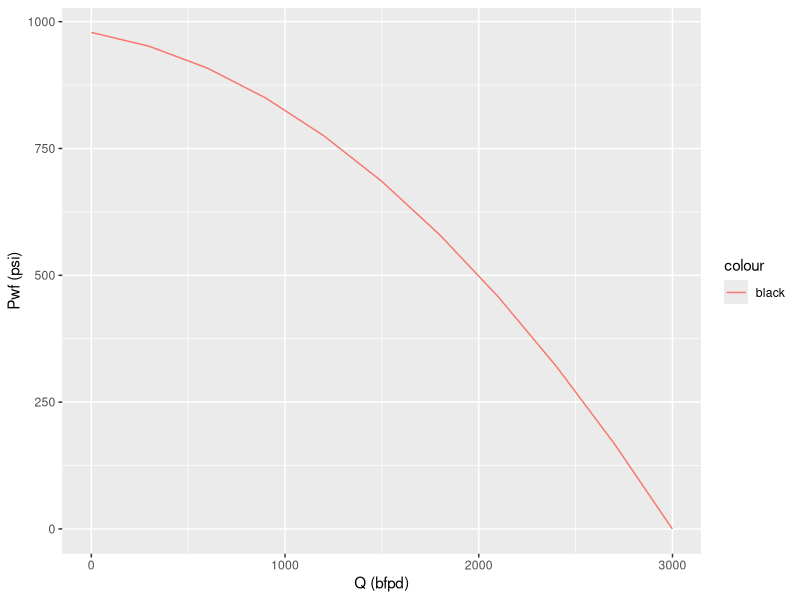
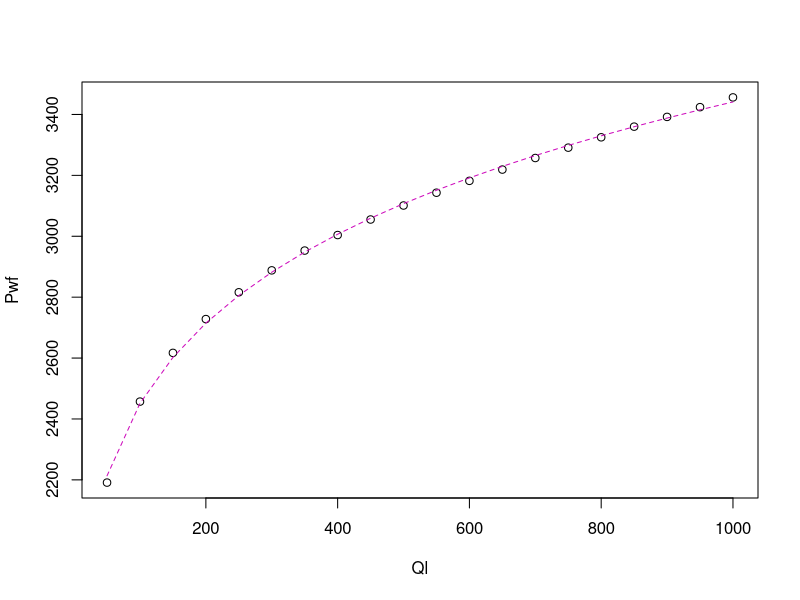
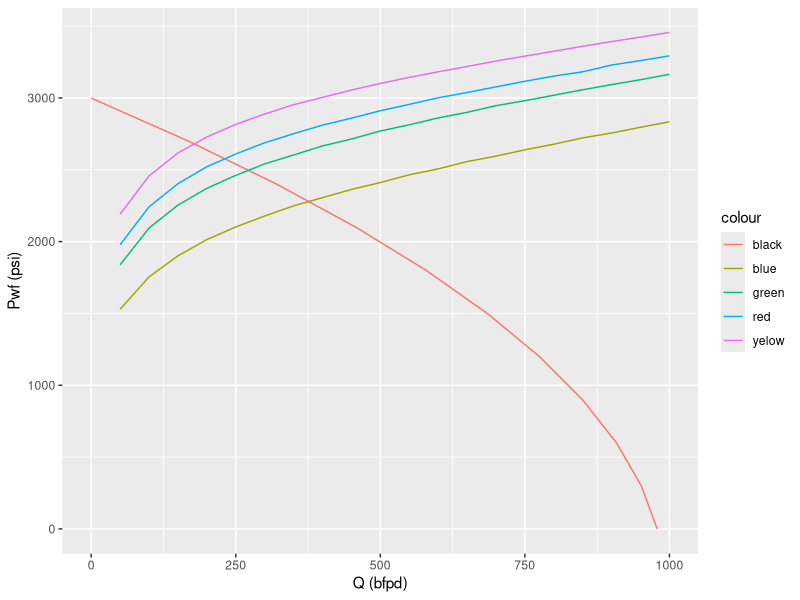

The R source for these figures, in order: (Note: this script raises an error after producing the figures.)
library(tools)
library(nleqslv)
library(ggplot2)
library(data.table)
#Develop IPR Curve

q_o1 <- 500
pwf1 <- 2000
q_o2 <- 685
pwf2 <- 1500


vogel_eqs <- function(z) {
  e <- numeric(2)
  f <- numeric(2)
  q_max <- z[1]
  pr <- z[2]
  
  
  f[1] <- q_max*(1-0.2*(pwf1/pr)-0.8*(pwf1/pr)^2)-q_o1
  f[2] <- q_max*(1-0.2*(pwf2/pr)-0.8*(pwf2/pr)^2)-q_o2
  f
  
}

zstart <- c(100,100)
z1 <- nleqslv(zstart,vogel_eqs)


eq = function(x){z1$x[1]*(1-0.2*(x/z1$x[2])-0.8*(x/z1$x[2])^2)}
pr=z1$x[2]
x=pr

df1=data.frame(x,eq(x))   #cek lagi niih

for (i in 1:11) {
  
  df1[i,1]=x
  df1[i,2]=eq(x)
  x=df1[i,1]-(z1$x[2]/10)
}

#Plot IPR
ggplot()+
  geom_line(data=df1, aes(x=x,y=eq(x), color="black"))+
  xlab('Q (bfpd)')+
  ylab('Pwf (psi)')


#ggplot(data.frame(x=c(0,z1$x[2])), aes(x=x)) + stat_function(fun=eq, geom="line") + xlab("q_o") + ylab("pwf")

#plot IPR+TPR
#open VLP50
VLP50 <-read.csv(file="VLP50.csv")
VLP75 <- read.csv(file="VLP75.csv")
VLP100 <-read.csv(file="VLP100.csv")
VLP200 <- read.csv(file="VLP200.csv")



#regresi non linear VLP1
x1<- VLP50$ql
y1<- VLP50$pwf

#regresi
plot(x1,y1,xlab="Ql", ylab = "Pwf")

#declared the possibility of model
#model_optional
#asumsi alpha -> saat ql ~ 0
alpha <- 1800
model1_exponential <- nls(y1 ~ alpha*exp(beta*x1), start = list(alpha=alpha, beta=2*log(2)/alpha))
model1_logarithmic <- nls (y1~alpha*log(x1,exp(1))+beta, start =list(alpha=alpha, beta=2*log(2)/alpha))
model1_polynomial1 <- lm(y1~ poly(x1,2))
model1_power <- nls(y1~alpha*x1^beta, start=list(alpha=alpha, beta=2*log(2)/alpha))

#R squared calculation
R_exponential <- 1-(deviance(model1_polynomial1)/sum((y1-mean(y1))^2))
R_logarithmic <- 1-(deviance(model1_logarithmic)/sum((y1-mean(y1))^2))
R_polynomial1 <- 1-(deviance(model1_polynomial1)/sum((y1-mean(y1))^2))
R_power <- 1-(deviance(model1_power)/sum((y1-mean(y1))^2))


data_R <-c("R_exponential", "R_logarithmic", "R_polynomial1", "R_power")
value_R <-c(R_exponential, R_logarithmic, R_polynomial1,R_power)
df_R <-data.frame(data_R, value_R)

best_model <-apply(df_R, 2, function(x) max(x, na.rm = TRUE))
a<-as.character(best_model[1])
a

#build function for regression with highest R square
best_regression <- function(x) {
  if (x == "R_exponential"){
    nlm_fn1 <-predict(model1_exponential, newdata = VLP50$ql)
    lines(VLP50$ql, nlm_fn1, col=6, lty=2)
    coef1 <-coef(model1_exponential)
    
    #intersection
    intersection1 <- function(z) {
      f <- numeric(2)
      x1 <- z[1]
      y1 <- z[2]
      
      
      f[1] <- z1$x[1]*(1-0.2*(y1/z1$x[2])-0.8*(y1/z1$x[2])^2)-x1
      f[2] <- coef1[1]*exp(coef1[2]*z[1])-z[2]
      f
      
    }
    
    zstart1 <- c(100,100)
    z1_1 <- nleqslv(zstart1,intersection1)
    
    x_sect1 <-z1_1$x[1]
    y_sect1 <-z1_1$x[2]
    
    
  }else if (x =="R_logarithmic"){
    nlm_fn1 <-predict(model1_logarithmic, newdata = VLP50$ql)
    lines(VLP50$ql, nlm_fn1, col=6, lty=2)
    coef1 <-coef(model1_logarithmic)
    #intersection
    intersection1 <- function(z) {
      f <- numeric(2)
      x1 <- z[1]
      y1 <- z[2]
      
      
      f[1] <- z1$x[1]*(1-0.2*(y1/z1$x[2])-0.8*(y1/z1$x[2])^2)-x1
      f[2] <- coef1[1]*log(x1,exp(1))+coef1[2]-y1
      f
      
    }
    
    zstart1 <- c(100,100)
    z1_1 <- nleqslv(zstart1,intersection1)
    
    x_sect1 <-z1_1$x[1]
    y_sect1 <-z1_1$x[2]
    
  }else if (x=="R_polynomial1"){
    nlm_fn1 <-predict(model1_polynomial1)
    lines(VLP50$ql, nlm_fn1, col=6, lty=2)
    coef1 <-coef(model1_polynomial1)
    
    #intersection
    intersection1 <- function(z) {
      f <- numeric(2)
      x1 <- z[1]
      y1 <- z[2]
      
      
      f[1] <- z1$x[1]*(1-0.2*(y1/z1$x[2])-0.8*(y1/z1$x[2])^2)-x1
      f[2] <- coef1[3]*x1^2+coef1[2]*x1+coef1[1]-y1
      f
      
    }
    
    zstart1 <- c(100,100)
    z1_1 <- nleqslv(zstart1,intersection1)
    
    x_sect1 <-z1_1$x[1]
    y_sect1 <-z1_1$x[2]
    
    
  }else {
    nlm_fn1 <-predict(model1_power, newdata = VLP50$ql)
    lines(VLP50$ql, nlm_fn1, col=6, lty=2)
    coef1 <-coef(model1_power)
    
    #intersection
    intersection1 <- function(z) {
      f <- numeric(2)
      x1 <- z[1]
      y1 <- z[2]
      
      
      f[1] <- z1$x[1]*(1-0.2*(y1/z1$x[2])-0.8*(y1/z1$x[2])^2)-x1
      f[2] <- coef1[1]*x1^coef1[2]-y1
      f
      
    }
    
    zstart1 <- c(100,100)
    z1_1 <- nleqslv(zstart1,intersection1)
    
    x_sect1 <-z1_1$x[1]
    y_sect1 <-z1_1$x[2]
    
  }
  result<-c(x_sect1,y_sect1)
  return(result)
}



#input the best regression model type to function of regression
best_regression(a) 




#Plot IPR-TPR
ggplot()+
  geom_line(data=df1, aes(x=eq(x),y=x, color="black"))+
  geom_line(data=VLP50, aes(x=ql,y=pwf, color="yelow"))+
  geom_line(data=VLP75, aes(x=qL,y=pwf, color="red"))+
  geom_line(data=VLP100, aes(x=qL,y=pwf,color="green"))+
  geom_line(data=VLP200, aes(x=qL,y=pwf,color="blue"))+
  xlab('Q (bfpd)')+
  ylab('Pwf (psi)')

x_sect1


G_inj1 <- VLP50$glr[1]
G_inj2 <- VLP75$GLR[1]
G_inj3 <- VLP100$GLR[1]
G_inj4 <- VLP200$GLR[1]

#GLPC
#GLPC subset table
GLPC_table <- data.table(x=c(G_inj1, G_inj2, G_inj3,G_inj4), y=c(x_sect1,x_sect2,x_sect3,x_sect4))

#GLPC curve
ggplot()+
  geom_line(data=GLPC_table, aes(x=x, y=y))+
  xlab('Gas Lift Inject')+
  ylab('Qliq')
